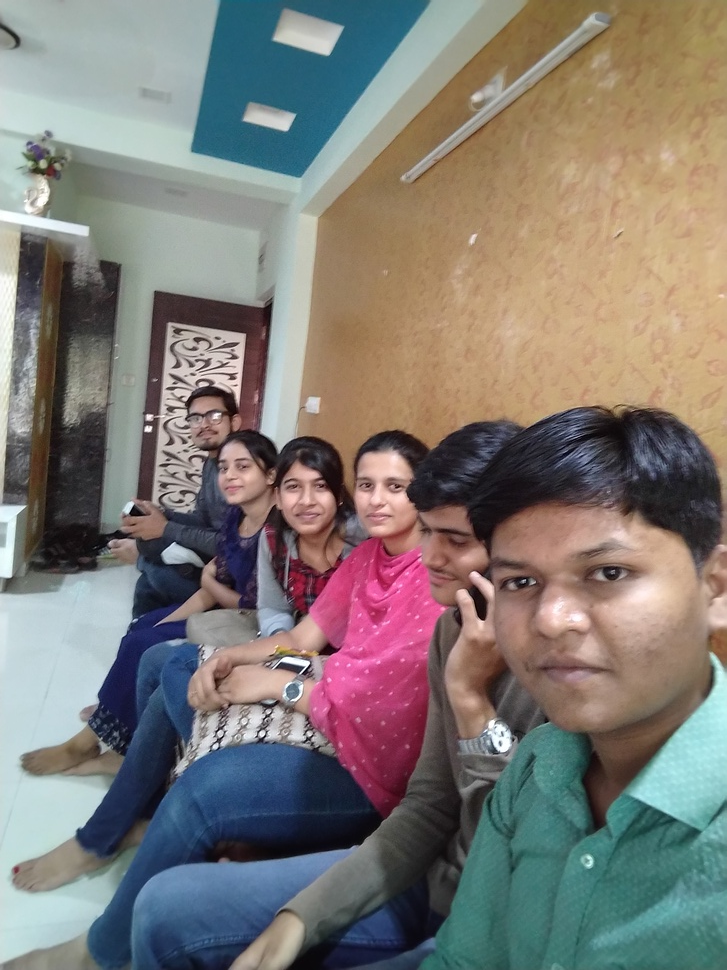
#> input picture test.jpg, 727 x 970 px, shrunk from 2448 x 3264 before the run
$ python testing.py
#> lines starting #> are read from the running program, lines starting #| are printed output that depends on the picture
import cv2
import numpy
import os

face_cascade = cv2.CascadeClassifier('./haarcascades/haarcascade_frontalface_default.xml')

test_image = cv2.imread('test.jpg', 0)
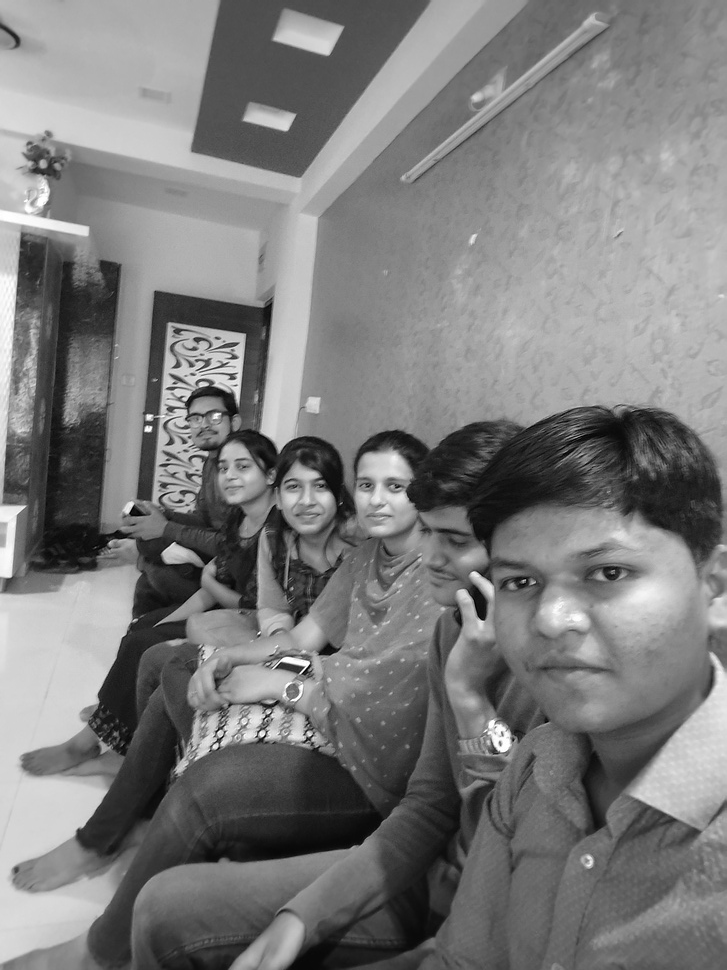
#> test_image: shape (970, 727); min 0, max 255, mean 123.6

faces = face_cascade.detectMultiScale(test_image, 1.3, 5)
#> faces = [[180, 394, 53, 53], [206, 445, 59, 59], [275, 463, 66, 66], [342, 458, 75, 75], [451, 480, 245, 245]]

for (x,y,w,h) in faces:
    face = test_image[y:y + h, x:x + w]
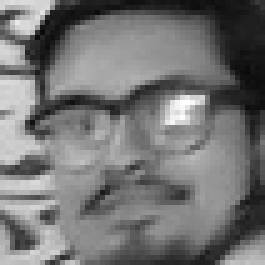
#> face: shape (53, 53) (shown 5 times larger); min 10, max 255, mean 116
    cv2.imshow('image', face)
    cv2.waitKey(0)
    cv2.destroyAllWindows()
#> (the run stopped early here; a loop or call above may not have finished)
